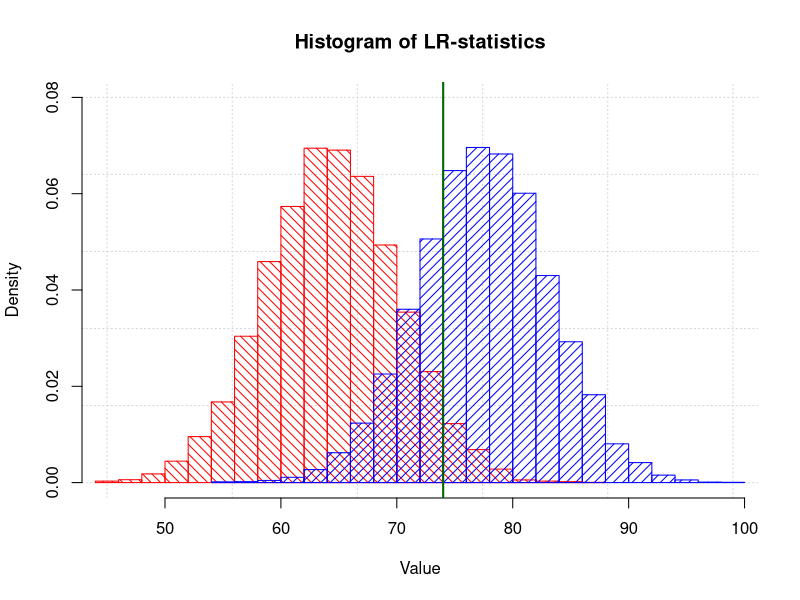

Source code (R):
# H0 : Binom(0.5, 2), p := 0.5
# H1 : Binom(0.6, 2), q := 0.6
# n = 65

set.seed(0)

log.lr.test <- function(x, m, p, q, alpha = 0.05, to.print = F)
{
  x.sum <- sum(x)
  n <- length(x)
  c.alpha <- qbinom(1 - alpha, n * m, p)
  h.res <- c.alpha >= x.sum
  if(to.print)
  {
    print(paste("sum(X) = ", x.sum, 
                ifelse(h.res, "<=", ">"),
                c.alpha, "= c_{alpha}")) 
  }
  list(hypothesis = 1 - h.res, statistic = x.sum) # 0 - H0, 1 - H1
}

p <- 0.5
q <- 0.6
m <- 2
n.fixed <- 65

# Приклад застосування
print(log.lr.test(rbinom(65, 2, 0.5), 2, 0.5, 0.6, to.print = T))

# Імітаційне моделювання
B <- 10000

# Генеруємо вибірки за розподілом при виконанні нульової гіпотези
# У відповідні масиви вносимо результат тесту та значення статистики
counts.0.1 <- numeric(B)
x.stat.0 <- numeric(B)
for(j in 1:B)
{
  x.0 <- rbinom(n.fixed, m, p)
  r <- log.lr.test(x.0, m, p, q)
  counts.0.1[j] <- r$hypothesis
  x.stat.0[j] <- r$statistic
}
# Оцінка для ймовірності помилки першого роду
print(
  paste("Estimated probability of I type error:", 
        mean(counts.0.1))
  )

# Генеруємо вибірки за розподілом при виконанні альтернативної гіпотези
# У відповідні масиви вносимо результат тесту та значення статистики
counts.1.1 <- numeric(B)
x.stat.1 <- numeric(B)
for(j in 1:B)
{
  x.1 <- rbinom(n.fixed, m, q)
  r <- log.lr.test(x.1, m, p, q)
  counts.1.1[j] <- r$hypothesis
  x.stat.1[j] <- r$statistic
}
# Оцінка для ймовірності помилки другого роду
print(
  paste("Estimated probability of II type error:", 
        1 - mean(counts.1.1))
  )

# Гістограма статистик в залежності від параметра ймовірності
min.stat <- min(x.stat.0, x.stat.1)
max.stat <- max(x.stat.0, x.stat.1)

hist(x.stat.0, col = 'red', xlim = c(min.stat, max.stat), ylim = c(0, 0.08),
     freq = F, breaks = 20, main = "Histogram of LR-statistics", angle = -45,
     density = 15, xlab = "Value", panel.first = grid())
hist(x.stat.1, col = 'blue', xlim = c(min.stat, max.stat), ylim = c(0, 0.08),
     freq = F, breaks = 20, add = T, density = 15, angle = 45)

# Емпірична оцінка порогу тесту
c.b <- quantile(x.stat.0, 1 - 0.05)
print(c.b)
abline(v = c.b, lwd = 2, col = 'darkgreen')

# Знаходження оптимального обсягу вибірки
